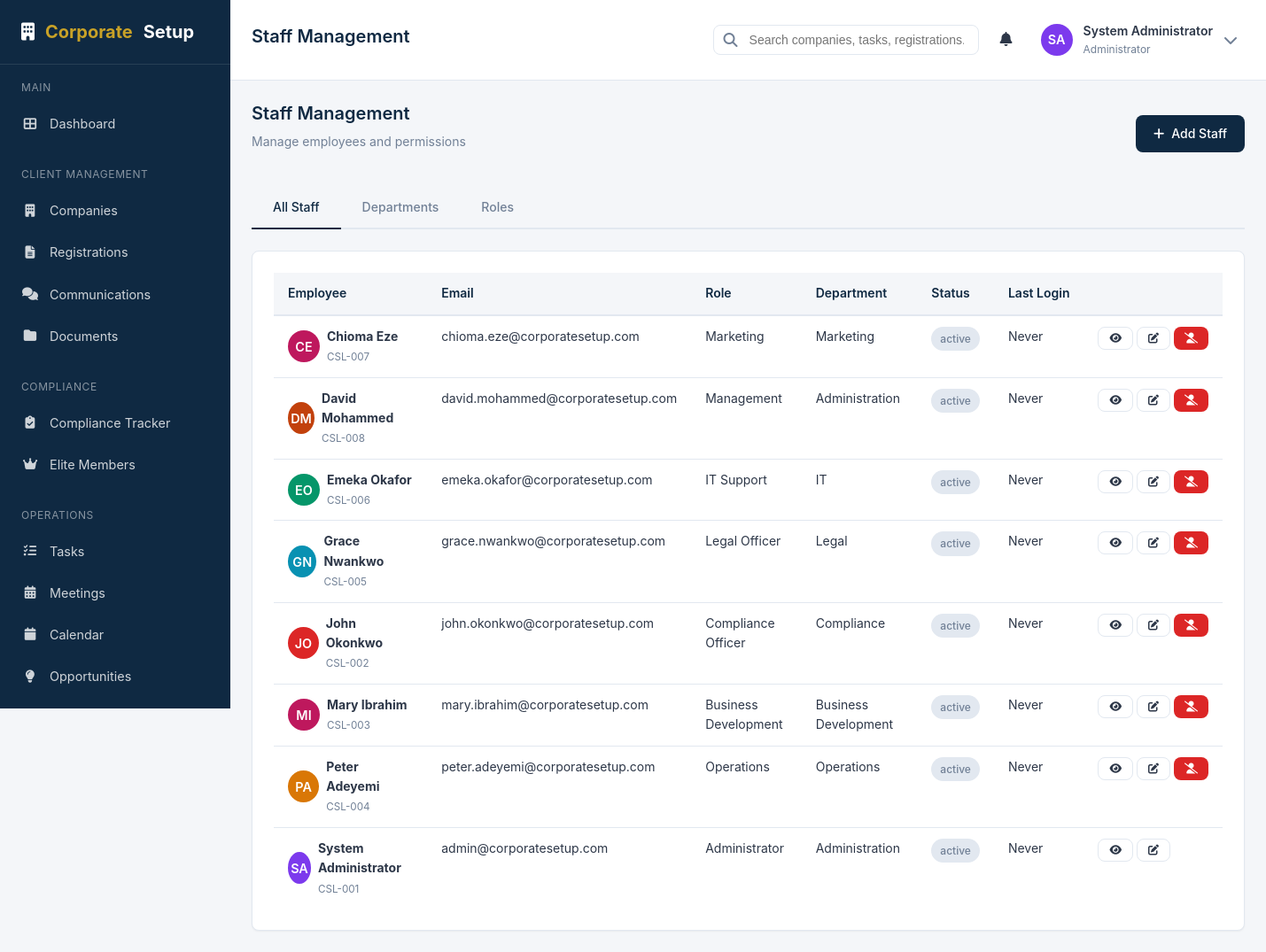
Page /staff.php (signed in) on the committed database.
### tables this page shows
CREATE TABLE IF NOT EXISTS `users` (
    `id` INT AUTO_INCREMENT PRIMARY KEY,
    `employee_id` VARCHAR(20) UNIQUE,
    `name` VARCHAR(100) NOT NULL,
    `email` VARCHAR(100) NOT NULL UNIQUE,
    `password` VARCHAR(255) NOT NULL,
    `phone` VARCHAR(20),
    `avatar` VARCHAR(255),
    `role_id` INT NOT NULL,
    `department_id` INT,
    `position` VARCHAR(100),
    `status` ENUM('active', 'inactive', 'suspended') DEFAULT 'active',
    `login_attempts` INT DEFAULT 0,
    `locked_until` DATETIME NULL,
    `last_login` DATETIME,
    `email_verified` TINYINT(1) DEFAULT 0,
    `must_change_password` TINYINT(1) DEFAULT 0,
    `created_at` TIMESTAMP DEFAULT CURRENT_TIMESTAMP,
    `updated_at` TIMESTAMP DEFAULT CURRENT_TIMESTAMP ON UPDATE CURRENT_TIMESTAMP,
    FOREIGN KEY (`role_id`) REFERENCES `roles`(`id`) ON DELETE NO ACTION,
    FOREIGN KEY (`department_id`) REFERENCES `departments`(`id`) ON DELETE SET NULL
);

CREATE TABLE IF NOT EXISTS `roles` (
    `id` INT AUTO_INCREMENT PRIMARY KEY,
    `name` VARCHAR(50) NOT NULL UNIQUE,
    `display_name` VARCHAR(100) NOT NULL,
    `description` TEXT,
    `permissions` JSON,
    `is_system` TINYINT(1) DEFAULT 0,
    `created_at` TIMESTAMP DEFAULT CURRENT_TIMESTAMP,
    `updated_at` TIMESTAMP DEFAULT CURRENT_TIMESTAMP ON UPDATE CURRENT_TIMESTAMP
);

CREATE TABLE IF NOT EXISTS `departments` (
    `id` INT AUTO_INCREMENT PRIMARY KEY,
    `name` VARCHAR(100) NOT NULL UNIQUE,
    `description` TEXT,
    `head_id` INT NULL,
    `status` ENUM('active', 'inactive') DEFAULT 'active',
    `created_at` TIMESTAMP DEFAULT CURRENT_TIMESTAMP,
    `updated_at` TIMESTAMP DEFAULT CURRENT_TIMESTAMP ON UPDATE CURRENT_TIMESTAMP
);

### views/staff/index.php (the view, shortened to what the rows shown need)
<?php $canManageUsers = checkPermission('manage_users'); ?>
<?php $canDeleteUsers = isset($auth) ? $auth->hasRole('Administrator') : checkPermission('manage_users'); ?>
<?php if ($action === 'add' || ($action === 'edit' && $staffMember)): ?>
    <div class="page-header">
        <div>
            <h1 class="page-title"><?= $action === 'add' ? 'Add Staff' : 'Edit Staff' ?></h1>
            <p class="page-subtitle"><a href="staff.php?tab=list">Staff Management</a> &rsaquo; <?= $action === 'add' ? 'New Staff' : sanitize($staffMember['name'] ?? '') ?></p>
        </div>
        <div class="btn-group">
            <a href="staff.php<?= $action === 'edit' && !empty($staffMember['id']) ? '?action=view&id=' . intval($staffMember['id']) : '?tab=list' ?>" class="btn btn-outline">Cancel</a>
            <button type="submit" form="staffForm" class="btn btn-primary"><i class="fas fa-save"></i> Save Staff</button>
        </div>
    </div>
    <form id="staffForm" method="POST">
        <?= csrf_field() ?>
        <input type="hidden" name="action" value="save">
        <?php if (!empty($staffMember['id'])): ?>
            <input type="hidden" name="id" value="<?= intval($staffMember['id']) ?>">
        <?php endif; ?>
        <div class="grid grid-2 gap-4">
            <div class="card">
                <div class="card-header"><h3 class="card-title">User Details</h3></div>
                <div class="card-body">
                    <div class="form-group">
                        <label class="form-label" for="employee_id">Employee ID</label>
                        <input type="text" id="employee_id" name="employee_id" class="form-control" value="<?= sanitize($staffMember['employee_id'] ?? '') ?>" placeholder="e.g. CSL-100">
                    </div>
                    <div class="form-group">
                        <label class="form-label required" for="name">Full Name</label>
                        <input type="text" id="name" name="name" class="form-control" value="<?= sanitize($staffMember['name'] ?? '') ?>" required>
                    </div>
                    <div class="form-group">
                        <label class="form-label required" for="email">Email</label>
                        <input type="email" id="email" name="email" class="form-control" value="<?= sanitize($staffMember['email'] ?? '') ?>" required>
                    </div>
                    <div class="form-group">
                        <label class="form-label" for="phone">Phone</label>
                        <input type="text" id="phone" name="phone" class="form-control" value="<?= sanitize($staffMember['phone'] ?? '') ?>">
                    </div>
                    <div class="form-group">
                        <label class="form-label" for="position">Position</label>
                        <input type="text" id="position" name="position" class="form-control" value="<?= sanitize($staffMember['position'] ?? '') ?>">
                    </div>
                </div>
            </div>
            <div class="card">
                <div class="card-header"><h3 class="card-title">Access Settings</h3></div>
                <div class="card-body">
                    <div class="form-group">
                        <label class="form-label required" for="role_id">Role</label>
                        <select id="role_id" name="role_id" class="form-control" required>
                            <option value="">Select Role</option>
                            <?php foreach ($roles as $r): ?>
                                <option value="<?= $r['id'] ?>" <?= ($staffMember['role_id'] ?? 0) == $r['id'] ? 'selected' : '' ?>><?= sanitize($r['display_name']) ?></option>
                            <?php endforeach; ?>
                        </select>
                    </div>
                    <div class="form-group">
                        <label class="form-label" for="department_id">Department</label>
                        <select id="department_id" name="department_id" class="form-control">
                            <option value="">Select Department</option>
                            <?php foreach ($departments as $d): ?>
                                <option value="<?= $d['id'] ?>" <?= ($staffMember['department_id'] ?? 0) == $d['id'] ? 'selected' : '' ?>><?= sanitize($d['name']) ?></option>
                            <?php endforeach; ?>
                        </select>
                    </div>
                    <div class="form-group">
                        <label class="form-label <?= $action === 'add' ? 'required' : '' ?>" for="password"><?= $action === 'add' ? 'Temporary Password' : 'New Password (optional)' ?></label>
                        <input type="password" id="password" name="password" class="form-control" minlength="8" <?= $action === 'add' ? 'required' : '' ?>>
                        <small class="text-muted">Minimum 8 characters<?= $action === 'edit' ? '. Leave blank to keep current password.' : '' ?></small>
                    </div>
                    <div class="form-group">
                        <label class="form-label" for="status">Status</label>
                        <select id="status" name="status" class="form-control">
                            <option value="active" <?= ($staffMember['status'] ?? 'active') === 'active' ? 'selected' : '' ?>>Active</option>
                            <option value="inactive" <?= ($staffMember['status'] ?? '') === 'inactive' ? 'selected' : '' ?>>Inactive</option>
                            <option value="suspended" <?= ($staffMember['status'] ?? '') === 'suspended' ? 'selected' : '' ?>>Suspended</option>
                        </select>
                    </div>
                    <div class="form-group">
                        <label class="form-check">
                            <input type="checkbox" name="must_change_password" <?= ($staffMember['must_change_password'] ?? 1) ? 'checked' : '' ?>>
                            <span>Require password change on first login</span>
                        </label>
                    </div>
                </div>
            </div>
        </div>
    </form>
<?php else: ?>
<div class="page-header">
    <div>
        <h1 class="page-title">Staff Management</h1>
    </div>
</div>
<?php if ($tab === 'list'): ?>
    <div class="card">
        <div class="card-body p-0">
            <div class="table-container">
                <table class="table">
                    <thead>
                        <tr>
                            <th>Employee</th>
                            <th>Email</th>
                            <th>Role</th>
                            <th>Department</th>
                            <th>Status</th>
                            <th>Last Login</th>
                            <th></th>
                        </tr>
                    </thead>
                    <tbody>
                        <?php foreach ($staff as $s): ?>
                            <tr>
                                <td>
                                    <div class="flex items-center gap-2">
                                        <?= generateAvatar($s['name'], 36) ?>
                                        <div>
                                            <strong><?= sanitize($s['name']) ?></strong>
                                            <br><small class="text-muted"><?= sanitize($s['employee_id']) ?></small>
                                        </div>
                                    </div>
                                </td>
                                <td><?= sanitize($s['email']) ?></td>
                                <td><?= sanitize($s['role_name']) ?></td>
                                <td><?= sanitize($s['department_name']) ?: '-' ?></td>
                                <td><?= getStatusBadge($s['status']) ?></td>
                                <td><?= $s['last_login'] ? timeAgo($s['last_login']) : 'Never' ?></td>
                                <td>
                                    <div class="table-actions">
                                        <a href="staff.php?action=view&id=<?= $s['id'] ?>" class="btn btn-sm btn-outline"><i class="fas fa-eye"></i></a>
                                        <?php if ($canManageUsers): ?>
                                            <a href="staff.php?action=edit&id=<?= $s['id'] ?>" class="btn btn-sm btn-outline"><i class="fas fa-edit"></i></a>
                                            <?php if ($canDeleteUsers && intval($s['id']) !== intval($user['id'])): ?>
                                                <button type="button" data-delete-staff-id="<?= $s['id'] ?>" class="btn btn-sm btn-danger" title="Delete staff member"><i class="fas fa-user-slash"></i></button>
                                            <?php endif; ?>
                                        <?php endif; ?>
                                    </div>
                                </td>
                            </tr>
                        <?php endforeach; ?>
                    </tbody>
                </table>
            </div>
        </div>
    </div>
<?php endif; ?>
<?php endif; ?>

### helpers/formatters.php (shortened to what the rows shown need)
<?php
function getInitials($name) {
    $words = explode(' ', trim($name));
    $initials = '';
    foreach ($words as $word) {
        if (!empty($word)) {
            $initials .= strtoupper(substr($word, 0, 1));
        }
        if (strlen($initials) >= 2) break;
    }
    return $initials ?: 'NA';
}
function getAvatarColor($name) {
    $colors = [
        '#2563eb', '#059669', '#d97706', '#dc2626',
        '#7c3aed', '#0891b2', '#c2410c', '#be185d'
    ];
    $hash = 0;
    for ($i = 0; $i < strlen($name); $i++) {
        $hash = ord($name[$i]) + (($hash << 5) - $hash);
    }
    return $colors[abs($hash) % count($colors)];
}
function generateAvatar($name, $size = 40, $avatarPath = null) {
    $initials = getInitials($name);
    $color = getAvatarColor($name);
    return '<div class="avatar" style="width:' . $size . 'px;height:' . $size . 'px;background-color:' . $color . ';font-size:' . ($size * 0.4) . 'px;">' . $initials . '</div>';
}

### includes/functions.php (shortened to what the rows shown need)
<?php
function sanitize($input) {
    return htmlspecialchars(trim($input), ENT_QUOTES, 'UTF-8');
}
function getStatusBadge($status) {
    $badges = [
        'active' => '<span class="badge badge-success">Active</span>',
        'inactive' => '<span class="badge badge-secondary">Inactive</span>',
        'pending' => '<span class="badge badge-warning">Pending</span>',
        'completed' => '<span class="badge badge-success">Completed</span>',
        'expired' => '<span class="badge badge-danger">Expired</span>',
        'submitted' => '<span class="badge badge-info">Submitted</span>',
        'approved' => '<span class="badge badge-success">Approved</span>',
        'rejected' => '<span class="badge badge-danger">Rejected</span>',
        'awaiting_client' => '<span class="badge badge-warning">Awaiting Client</span>',
        'awaiting_regulator' => '<span class="badge badge-info">Awaiting Regulator</span>',
        'new' => '<span class="badge badge-primary">New</span>',
        'in_progress' => '<span class="badge badge-info">In Progress</span>',
        'overdue' => '<span class="badge badge-danger">Overdue</span>',
    ];
    $status = strtolower(str_replace(' ', '_', $status));
    return $badges[$status] ?? '<span class="badge badge-secondary">' . sanitize($status) . '</span>';
}
function checkPermission($permission) {
    static $loadedForRequest = false;
    if (!$loadedForRequest) {
        $loadedForRequest = true;
    }
    $role = $_SESSION['user_role'];
    $permissions = $_SESSION['permissions'];
    if ($role === 'Administrator') {
        return true;
    }
    return in_array($permission, $permissions, true);
}
function getCurrentUser() {
    return [
        'id' => $_SESSION['user_id'],
        'name' => $_SESSION['user_name'],
        'email' => $_SESSION['user_email'],
        'role' => $_SESSION['user_role'],
        'department' => $_SESSION['user_department'],
        'avatar' => $_SESSION['user_avatar'] ?? null,
        'status' => $_SESSION['user_status'] ?? 'active',
        'must_change_password' => (int) ($_SESSION['must_change_password'] ?? 0)
    ];
}

### rows in the picture
users: name "CE", name "Chioma Eze", employee "CSL-007", email "chioma.eze@corporatesetup.com", role.display_name "Marketing", department.name "Marketing", status "active", shows "Never"
users: name "DM", name "David Mohammed", employee "CSL-008", email "david.mohammed@corporatesetup.com", role.display_name "Management", department.name "Administration", status "active", shows "Never"
users: name "EO", name "Emeka Okafor", employee "CSL-006", email "emeka.okafor@corporatesetup.com", role.display_name "IT Support", department.name "IT", status "active", shows "Never"
users: name "GN", name "Grace Nwankwo", employee "CSL-005", email "grace.nwankwo@corporatesetup.com", role.display_name "Legal Officer", department.name "Legal", status "active", shows "Never"
users: name "JO", name "John Okonkwo", employee "CSL-002", email "john.okonkwo@corporatesetup.com", role.display_name "Compliance Officer", department.name "Compliance", status "active", shows "Never"
users: name "MI", name "Mary Ibrahim", employee "CSL-003", email "mary.ibrahim@corporatesetup.com", role.display_name "Business Development", department.name "Business Development", status "active", shows "Never"
users: name "PA", name "Peter Adeyemi", employee "CSL-004", email "peter.adeyemi@corporatesetup.com", role.display_name "Operations", department.name "Operations", status "active", shows "Never"
users: name "SA", name "System Administrator", employee "CSL-001", email "admin@corporatesetup.com", role.display_name "Administrator", department.name "Administration", status "active", shows "Never"

### other values in the picture
$pageTitle "Staff Management"
$initials "SA"
$user['name'] "System Administrator"
$user['role'] "Administrator"
